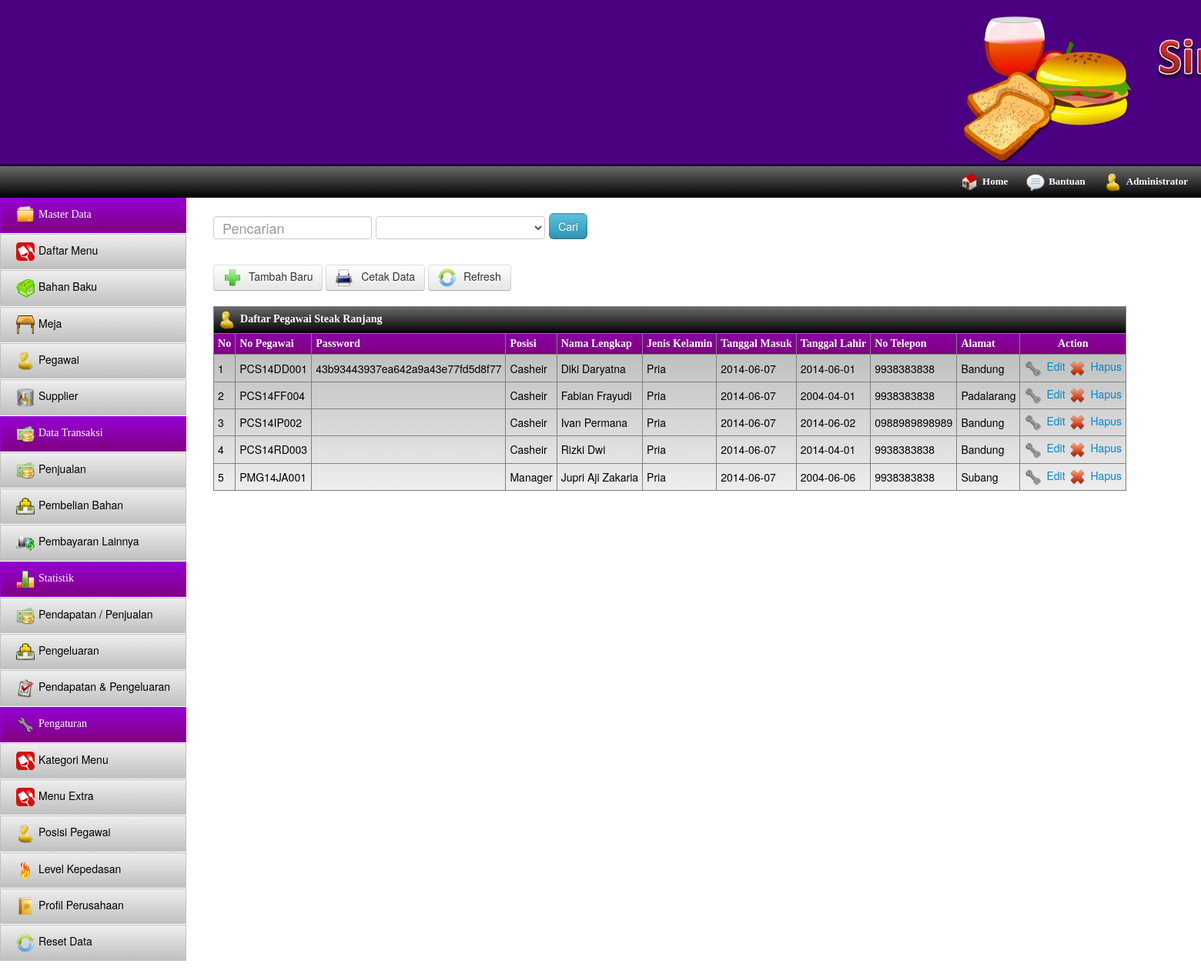
/index.php/pegawai, run on the app's committed database.
### tables this page shows
CREATE TABLE IF NOT EXISTS `pegawai` (
  `no_pegawai` char(10) NOT NULL,
  `password` varchar(50) NOT NULL,
  `nama_lengkap` varchar(50) NOT NULL,
  `tgl_lahir` date NOT NULL,
  `tgl_register` date NOT NULL,
  `gender` varchar(10) NOT NULL,
  `telp` varchar(15) NOT NULL,
  `posisi` varchar(30) NOT NULL,
  `alamat` text NOT NULL,
  `inisial` char(2) NOT NULL,
  PRIMARY KEY (`no_pegawai`)
);

### application/controllers/pegawai.php (called while the page is built, shortened)
<?php if ( ! defined('BASEPATH')) exit('No direct script access allowed');
class Pegawai extends CI_Controller{
	function __Construct(){
		$this->load->library('pagination');
		$this->load->Model('Model_pegawai');
		$this->load->helper('form');
	}
	function index(){
		$config = array();
        $config["base_url"] = base_url() . "index.php/pegawai/page";
        $config["total_rows"] = $this->Model_pegawai->CountData();
        $config["per_page"] = 20;
        $config["uri_segment"] = 3;
		$config['first_link'] = 'Pertama';
		$config['last_link'] = 'Terakhir';
        $this->pagination->initialize($config);
        $page = ($this->uri->segment(3)) ? $this->uri->segment(3) : 0;
		$data = array(
			'title'=>'Data Pegawai',
			'data'=>$this->Model_pegawai->ReadData($config["per_page"], $page),
			'links'=>$this->pagination->create_links(),
			'page'=>$page,
			'totaldata'=>$this->Model_pegawai->CountData()
		);
		$this->load->view('view_pegawai',$data);
	}
}

### index.php (called while the page is built, shortened)
<?php
require_once BASEPATH.'core/CodeIgniter.php';

### application/models/model_pegawai.php (called while the page is built, shortened)
<?php if ( ! defined('BASEPATH')) exit('No direct script access allowed');
class Model_pegawai extends CI_Controller{
	function CountData(){
		 return $this->db->count_all('pegawai');
	}
	function ReadData($limit, $start) {
        $this->db->limit($limit, $start);
		$this->db->order_by("no_pegawai", "asc");
        $query = $this->db->get('pegawai');
        if ($query->num_rows() > 0) {
            foreach ($query->result() as $row) {
                $data[] = $row;
            }
            return $data;
        }
        return false;
   }
}

### application/views/view_pegawai.php (the view, shortened to what this page needs)
<html>
	<head>
		<?php include "com_library.php";?>
	</head>
	<body>
		<?php include "com_header.php"; ?>
		<?php include "com_toolbar.php"; ?>
		<div id="container">
			<?php include "com_navigasi.php";?>
			<div id="content">
				<div class="pencarian">
					<form class="form_cari" action="<?php echo base_url('index.php/pegawai/search');?>">
						<span><input type="text" id="txtcari" name="txtcari" placeholder=" Pencarian" required/></span>
						<span><select id="cari" name="cari" required></select></span>
						<span><input type="submit" value="Cari" class="btn-info"/></span>
					</form>
				</div>
				<div id="button_list">
					<a href="javascript:void(0)" id="tambah" class="btn"><img src="<?php echo base_url();?>assets/img/tambah.png" class="icon"/> Tambah Baru</a>
					<a href="javascript:void(0)" id="cetak" class="btn"><img src="<?php echo base_url();?>assets/img/Print.png" class="icon"/> Cetak Data</a>
					<a href="javascript:void(0)" id="refresh" class="btn"><img src="<?php echo base_url();?>assets/img/update.png" class="icon"/> Refresh</a>
				</div>
				<div class="table_data">
					<table cellpadding="5" border="1">
						<thead>
							<tr class="tr_title">
								<th colspan="11"><img src="<?php echo base_url();?>assets/img/pegawai.png" class="icon"/>Daftar Pegawai Steak Ranjang</th>
							</tr>
							<tr>
								<th>No</th>
								<th>No Pegawai</th>
								<th>Password</th>
								<th>Posisi</th>
								<th>Nama Lengkap</th>
								<th>Jenis Kelamin</th>
								<th>Tanggal Masuk</th>
								<th>Tanggal Lahir</th>
								<th>No Telepon</th>
								<th>Alamat</th>
								<th align='center'>Action</th>
							</tr>
						</thead>
						<tbody>
						<?php if($data){
							$no = $page+1;
							foreach($data as $data){
						?>
							<tr>
								<td><?php echo $no;?></td>
								<td><?php echo $data->no_pegawai;?></td>
								<td><?php echo $data->password;?></td>
								<td><?php echo $data->posisi;?></td>
								<td><?php echo $data->nama_lengkap;?></td>
								<td><?php echo $data->gender;?></td>
								<td><?php echo $data->tgl_register;?></td>
								<td><?php echo $data->tgl_lahir;?></td>
								<td><?php echo $data->telp;?></td>
								<td><?php echo $data->alamat;?></td>
								<td>
									<a href="javascript:void(0)" class="edit" id="<?php echo $data->no_pegawai;?>"><img src="<?php echo base_url();?>assets/img/fix.png" class="icon"/>Edit</a>
									<a href="javascript:void(0)" class="hapus" id="<?php echo $data->no_pegawai;?>"><img src="<?php echo base_url();?>assets/img/hapus.png" class="icon"/>Hapus</a>
								</td>
							</tr>
						<?php $no++; } } ?>
						</tbody>
					</table>
				</div>
			</div>
		</div>
	</body>
</html>

### assets/css/style.css (style rules this page uses)
body { margin: 0; }
.icon { width: 24px; height: 24px; border: 0; vertical-align: middle; margin-right: 5px; }
#container { overflow: auto; width: 100%; margin-bottom: 20px; }
#content { overflow: auto; }
#content .pencarian { margin: 20px 0px 20px 20px; font-size: 18px; }
#content .pencarian #txtcari { height: 30px; font-size: 18px; }
#content .pencarian input[type='submit'] { margin-bottom: 13px; padding: 5px 10px 5px 10px; border-radius: 6px; }
#content .table_data { margin: 20px 0px 20px 20px; }
#content .table_data table thead, .table_detail thead, .table_detail tfoot { background: linear-gradient(#9400D3, #800080); color: #fff; font-family: Comic Sans MS; font-weight: none; font-size: 14px; cursor: pointer; text-align: left; }
#content .table_data table thead .tr_title { background: linear-gradient(#696969, #000); color: #fff; }
#content .table_data tbody, .table_detail tbody { background: linear-gradient(silver,#eee); color: #000; font-size: 14px; }
#content .table_data a { text-decoration: none; font-size: 14px; }
#content #button_list { margin-left: 20px; margin-bottom: 10px; }

### data on the page
pegawai: no_pegawai "PCS14DD001", password "43b93443937ea642a9a43e77fd5d8f77", posisi "Casheir", nama_lengkap "Diki Daryatna", gender "Pria", tgl_register "2014-06-07", tgl_lahir "2014-06-01", telp "9938383838", alamat "Bandung"
pegawai: no_pegawai "PCS14FF004", posisi "Casheir", nama_lengkap "Fabian Frayudi", gender "Pria", tgl_register "2014-06-07", tgl_lahir "2004-04-01", telp "9938383838", alamat "Padalarang"
pegawai: no_pegawai "PCS14IP002", posisi "Casheir", nama_lengkap "Ivan Permana", gender "Pria", tgl_register "2014-06-07", tgl_lahir "2014-06-02", telp "0988989898989", alamat "Bandung"
pegawai: no_pegawai "PCS14RD003", posisi "Casheir", nama_lengkap "Rizki Dwi", gender "Pria", tgl_register "2014-06-07", tgl_lahir "2014-04-01", telp "9938383838", alamat "Bandung"
pegawai: no_pegawai "PMG14JA001", posisi "Manager", nama_lengkap "Jupri Aji Zakaria", gender "Pria", tgl_register "2014-06-07", tgl_lahir "2004-06-06", telp "9938383838", alamat "Subang"
